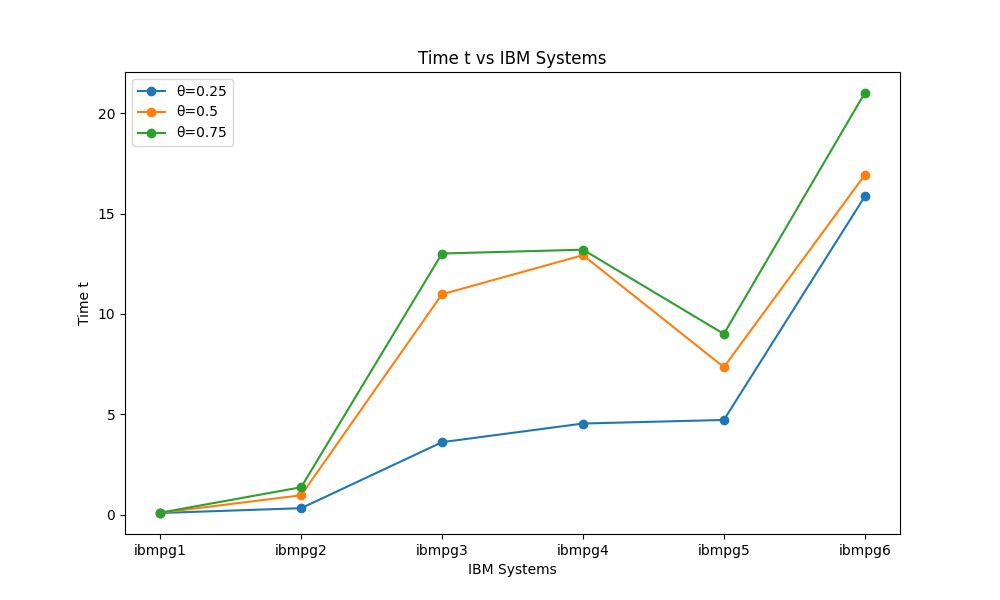

Write Python code to recreate this figure.
import matplotlib.pyplot as plt

# Data from the user input
theta_values = [0.25, 0.5, 0.75]
ibmpg1 = [0.081, 0.091, 0.095]
ibmpg2 = [0.32, 0.966, 1.365]
ibmpg3 = [3.61, 10.98, 13.01]
ibmpg4 = [4.539, 12.927, 13.201]
ibmpg5 = [4.717, 7.348, 9.004]
ibmpg6 = [15.851, 16.922, 21.008]

# Labels for the x-axis
ibm_labels = ['ibmpg1', 'ibmpg2', 'ibmpg3', 'ibmpg4', 'ibmpg5', 'ibmpg6']

# Create a figure and a set of subplots
plt.figure(figsize=(10, 6))

# Plotting each series
for i, theta in enumerate(theta_values):
    # Create a list of times for the current theta
    times = [ibmpg1[i], ibmpg2[i], ibmpg3[i], ibmpg4[i], ibmpg5[i], ibmpg6[i]]
    
    # Plot the line with label for the current theta
    plt.plot(ibm_labels, times, label=f'θ={theta}', marker='o')

# Adding the title and labels
plt.title('Time t vs IBM Systems')
plt.xlabel('IBM Systems')
plt.ylabel('Time t')

# Adding the legend
plt.legend()

# Show the plot
plt.savefig("tmp.png")
